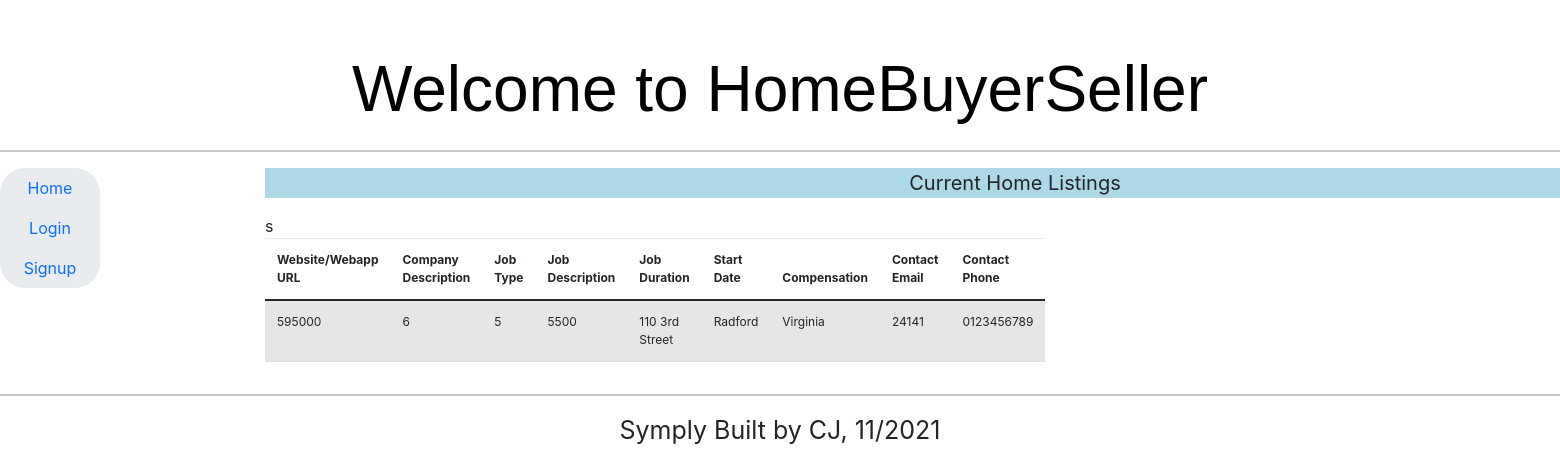
The page /listing_table on the database its author committed.
### application.py (models this page shows)
    class Listings(db.Model):
        __tablename__ = 'homelistings'
        username = db.Column(db.String, primary_key=True)
        listingprice = db.Column(db.String, default='')
        beds = db.Column(db.String, default='')
        baths = db.Column(db.String, default='')
        sqft = db.Column(db.String, default='')
        address = db.Column(db.String, default='')
        city = db.Column(db.String, default='')
        state = db.Column(db.String, default='')
        zipcode = db.Column(db.String, default='')
        mlsid = db.Column(db.String, default='')

### application.py (the view)
    @application.route("/listing_table")
    def listing_table():
        if current_user.is_authenticated:
            if current_user.buyer == True:
                buyer = current_user.username
                listings = Listings.query.all()
                poster_data = User.query.filter(User.username == buyer)
                for mm in poster_data:
                    by = mm.buyer
                if by == True:
                    ut = 'Home Buyer'
                else:
                    ut = 'Home Seller'
                return render_template('listing_table_buyer.html', homelistings=listings, buyer=buyer, tabtitle='Symply Home Listings',ut=ut)
        else:
            listings = Listings.query.all()
            return render_template('listing_table.html', homelistings=listings, tabtitle='Symply Home Listings')

### templates/listing_table.html (shortened to what this page needs)
{% extends "base5.html" %}
{% block content %}
<!DOCTYPE html>
<html lang="en">
  <head>
    <link href="{{ url_for('static', filename='bootstrap.min.css') }}" rel="stylesheet">
    <link href="{{ url_for('static', filename='narrow-jumbotron.css') }}" rel="stylesheet">
  </head>
  <body>
    <div><p style="background-color: lightblue;font-size: 20px; width: 1500px; text-align: center;">Current Home Listings</p></div>
  <table id="data" class="table table-striped" style="width: 1500px; font-size: 12px;">
    <thead>
      <tr>
        <th>Website/Webapp URL</th>
        <th>Company Description</th>
        <th>Job Type</th>s
        <th>Job Description</th>
        <th>Job Duration </th>
        <th>Start Date</th>
        <th>Compensation</th>
        <th>Contact Email </th>
        <th>Contact Phone</th>
      </tr>
    </thead>
    <tbody>
      {% for hl in homelistings %}
        <tr>
          <td>{{ hl.listingprice }}</td>
          <td>{{ hl.beds }}</td>
          <td>{{ hl.baths }}</td>
          <td>{{ hl.sqft }}</td>
          <td>{{ hl.address }}</td>
          <td>{{ hl.city }}</td>
          <td>{{ hl.state }}</td>
          <td>{{ hl.zipcode }}</td>
          <td>{{ hl.mlsid }}</td>
        </tr>
      {% endfor %}
    </tbody>
  </table>
  </body>
</html>
{% endblock %}

### static/narrow-jumbotron.css (style rules this page uses)
body { padding-top: 1.5rem; padding-bottom: 1.5rem; }

### rows shown on the page
Listings: listingprice "595000", beds "6", baths "5", sqft "5500", address "110 3rd Street", city "Radford", state "Virginia", zipcode "24141", mlsid "0123456789"
